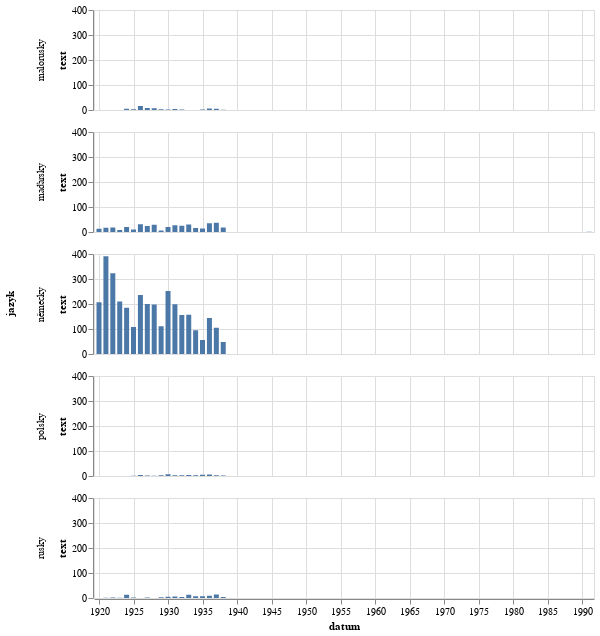

The cell this chart's notebook holds for it:
### Code cell
alt.Chart(vyvoj_jazyku.to_pandas(), width=500, height=100).mark_bar().encode(alt.X('datum:T'),alt.Y('text:Q'),alt.Row('jazyk:N'))

### Figure 1 — Vega-Lite specification as saved in the notebook (floating-point values rounded to 4 significant figures)
{"config": {"view": {"continuousWidth": 300, "continuousHeight": 300}}, "data": {"name": "data-285ffbb93d7662882cbc2dcf14c734b8"}, "mark": {"type": "bar"}, "encoding": {"row": {"field": "jazyk", "type": "nominal"}, "x": {"field": "datum", "type": "temporal"}, "y": {"field": "text", "type": "quantitative"}}, "height": 100, "width": 500, "$schema": "https://vega.github.io/schema/vega-lite/v5.8.0.json", "datasets": {"data-285ffbb93d7662882cbc2dcf14c734b8": [{"datum": "1920-01-01T00:00:00", "text": 207, "jazyk": "německy"}, {"datum": "1921-01-01T00:00:00", "text": 391, "jazyk": "německy"}, {"datum": "1922-01-01T00:00:00", "text": 323, "jazyk": "německy"}, {"datum": "1923-01-01T00:00:00", "text": 210, "jazyk": "německy"}, {"datum": "1924-01-01T00:00:00", "text": 185, "jazyk": "německy"}, {"datum": "1925-01-01T00:00:00", "text": 108, "jazyk": "německy"}, {"datum": "1926-01-01T00:00:00", "text": 236, "jazyk": "německy"}, {"datum": "1927-01-01T00:00:00", "text": 200, "jazyk": "německy"}, {"datum": "1928-01-01T00:00:00", "text": 198, "jazyk": "německy"}, {"datum": "1929-01-01T00:00:00", "text": 111, "jazyk": "německy"}, {"datum": "1930-01-01T00:00:00", "text": 252, "jazyk": "německy"}, {"datum": "1931-01-01T00:00:00", "text": 199, "jazyk": "německy"}, {"datum": "1932-01-01T00:00:00", "text": 156, "jazyk": "německy"}, {"datum": "1933-01-01T00:00:00", "text": 157, "jazyk": "německy"}, {"datum": "1934-01-01T00:00:00", "text": 95, "jazyk": "německy"}, {"datum": "1935-01-01T00:00:00", "text": 56, "jazyk": "německy"}, {"datum": "1936-01-01T00:00:00", "text": 144, "jazyk": "německy"}, {"datum": "1937-01-01T00:00:00", "text": 105, "jazyk": "německy"}, {"datum": "1938-01-01T00:00:00", "text": 48, "jazyk": "německy"}, {"datum": "1920-01-01T00:00:00", "text": 13, "jazyk": "maďarsky"}, {"datum": "1921-01-01T00:00:00", "text": 17, "jazyk": "maďarsky"}, {"datum": "1922-01-01T00:00:00", "text": 18, "jazyk": "maďarsky"}, {"datum": "1923-01-01T00:00:00", "text": 8, "jazyk": "maďarsky"}, {"datum": "1924-01-01T00:00:00", "text": 20, "jazyk": "maďarsky"}, {"datum": "1925-01-01T00:00:00", "text": 10, "jazyk": "maďarsky"}, {"datum": "1926-01-01T00:00:00", "text": 31, "jazyk": "maďarsky"}, {"datum": "1927-01-01T00:00:00", "text": 24, "jazyk": "maďarsky"}, {"datum": "1928-01-01T00:00:00", "text": 29, "jazyk": "maďarsky"}, {"datum": "1929-01-01T00:00:00", "text": 6, "jazyk": "maďarsky"}, {"datum": "1930-01-01T00:00:00", "text": 20, "jazyk": "maďarsky"}, {"datum": "1931-01-01T00:00:00", "text": 27, "jazyk": "maďarsky"}, {"datum": "1932-01-01T00:00:00", "text": 25, "jazyk": "maďarsky"}, {"datum": "1933-01-01T00:00:00", "text": 30, "jazyk": "maďarsky"}, {"datum": "1934-01-01T00:00:00", "text": 16, "jazyk": "maďarsky"}, {"datum": "1935-01-01T00:00:00", "text": 14, "jazyk": "maďarsky"}, {"datum": "1936-01-01T00:00:00", "text": 35, "jazyk": "maďarsky"}, {"datum": "1937-01-01T00:00:00", "text": 37, "jazyk": "maďarsky"}, {"datum": "1938-01-01T00:00:00", "text": 18, "jazyk": "maďarsky"}, {"datum": "1991-01-01T00:00:00", "text": 1, "jazyk": "maďarsky"}, {"datum": "1921-01-01T00:00:00", "text": 1, "jazyk": "rusky"}, {"datum": "1922-01-01T00:00:00", "text": 2, "jazyk": "rusky"}, {"datum": "1923-01-01T00:00:00", "text": 1, "jazyk": "rusky"}, {"datum": "1924-01-01T00:00:00", "text": 13, "jazyk": "rusky"}, {"datum": "1925-01-01T00:00:00", "text": 2, "jazyk": "rusky"}, {"datum": "1927-01-01T00:00:00", "text": 2, "jazyk": "rusky"}, {"datum": "1929-01-01T00:00:00", "text": 3, "jazyk": "rusky"}, {"datum": "1930-01-01T00:00:00", "text": 5, "jazyk": "rusky"}, {"datum": "1931-01-01T00:00:00", "text": 6, "jazyk": "rusky"}, {"datum": "1932-01-01T00:00:00", "text": 4, "jazyk": "rusky"}, {"datum": "1933-01-01T00:00:00", "text": 13, "jazyk": "rusky"}, {"datum": "1934-01-01T00:00:00", "text": 7, "jazyk": "rusky"}, {"datum": "1935-01-01T00:00:00", "text": 7, "jazyk": "rusky"}, {"datum": "1936-01-01T00:00:00", "text": 9, "jazyk": "rusky"}, {"datum": "1937-01-01T00:00:00", "text": 14, "jazyk": "rusky"}, {"datum": "1938-01-01T00:00:00", "text": 4, "jazyk": "rusky"}, {"datum": "1924-01-01T00:00:00", "text": 5, "jazyk": "malorusky"}, {"datum": "1925-01-01T00:00:00", "text": 3, "jazyk": "malorusky"}, {"datum": "1926-01-01T00:00:00", "text": 16, "jazyk": "malorusky"}, {"datum": "1927-01-01T00:00:00", "text": 8, "jazyk": "malorusky"}, {"datum": "1928-01-01T00:00:00", "text": 7, "jazyk": "malorusky"}, {"datum": "1929-01-01T00:00:00", "text": 3, "jazyk": "malorusky"}, {"datum": "1930-01-01T00:00:00", "text": 2, "jazyk": "malorusky"}, {"datum": "1931-01-01T00:00:00", "text": 4, "jazyk": "malorusky"}, {"datum": "1932-01-01T00:00:00", "text": 2, "jazyk": "malorusky"}, {"datum": "1935-01-01T00:00:00", "text": 2, "jazyk": "malorusky"}, {"datum": "1936-01-01T00:00:00", "text": 6, "jazyk": "malorusky"}, {"datum": "1937-01-01T00:00:00", "text": 5, "jazyk": "malorusky"}, {"datum": "1938-01-01T00:00:00", "text": 1, "jazyk": "malorusky"}, {"datum": "1925-01-01T00:00:00", "text": 1, "jazyk": "polsky"}, {"datum": "1926-01-01T00:00:00", "text": 4, "jazyk": "polsky"}, {"datum": "1927-01-01T00:00:00", "text": 2, "jazyk": "polsky"}, {"datum": "1928-01-01T00:00:00", "text": 1, "jazyk": "polsky"}, {"datum": "1929-01-01T00:00:00", "text": 3, "jazyk": "polsky"}, {"datum": "1930-01-01T00:00:00", "text": 7, "jazyk": "polsky"}, {"datum": "1931-01-01T00:00:00", "text": 3, "jazyk": "polsky"}, {"datum": "1932-01-01T00:00:00", "text": 3, "jazyk": "polsky"}, {"datum": "1933-01-01T00:00:00", "text": 4, "jazyk": "polsky"}, {"datum": "1934-01-01T00:00:00", "text": 3, "jazyk": "polsky"}, {"datum": "1935-01-01T00:00:00", "text": 5, "jazyk": "polsky"}, {"datum": "1936-01-01T00:00:00", "text": 6, "jazyk": "polsky"}, {"datum": "1937-01-01T00:00:00", "text": 3, "jazyk": "polsky"}, {"datum": "1938-01-01T00:00:00", "text": 2, "jazyk": "polsky"}]}}
